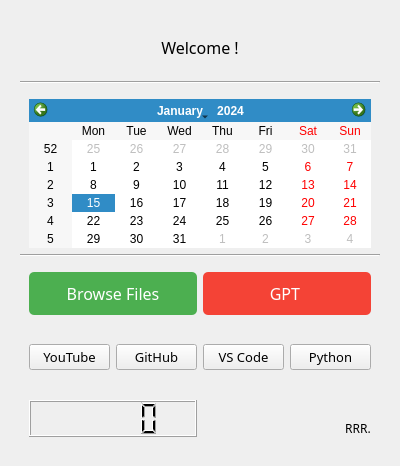
<?xml version="1.0" encoding="UTF-8"?>
<ui version="4.0">
 <class>Form</class>
 <widget class="QWidget" name="Form">
  <property name="windowModality">
   <enum>Qt::WindowModal</enum>
  </property>
  <property name="geometry">
   <rect>
    <x>0</x>
    <y>0</y>
    <width>400</width>
    <height>466</height>
   </rect>
  </property>
  <property name="sizePolicy">
   <sizepolicy hsizetype="Expanding" vsizetype="Expanding">
    <horstretch>0</horstretch>
    <verstretch>0</verstretch>
   </sizepolicy>
  </property>
  <property name="minimumSize">
   <size>
    <width>400</width>
    <height>300</height>
   </size>
  </property>
  <property name="windowTitle">
   <string>Form</string>
  </property>
  <layout class="QHBoxLayout" name="horizontalLayout_8">
   <item>
    <widget class="QFrame" name="gridFrame_2">
     <layout class="QGridLayout" name="gridLayout_5">
      <item row="1" column="0">
       <widget class="Line" name="line_2">
        <property name="orientation">
         <enum>Qt::Horizontal</enum>
        </property>
       </widget>
      </item>
      <item row="5" column="0">
       <widget class="QFrame" name="horizontalFrame">
        <layout class="QHBoxLayout" name="horizontalLayout_4">
         <item>
          <widget class="QPushButton" name="pushButton_7">
           <property name="font">
            <font>
             <family>Bahnschrift</family>
             <pointsize>-1</pointsize>
            </font>
           </property>
           <property name="styleSheet">
            <string notr="true">QPushButton {
    background-color: #4CAF50;
    color: white;
    border: none;
    padding: 10px;
    font-size: 16px;
    border-radius: 5px;
}
QPushButton:hover {
    background-color: #45a049;
}
QPushButton:pressed {
    background-color: #2d7035;
}
</string>
           </property>
           <property name="text">
            <string>Browse Files</string>
           </property>
          </widget>
         </item>
         <item>
          <widget class="QPushButton" name="pushButton_8">
           <property name="font">
            <font>
             <family>Bahnschrift</family>
             <pointsize>-1</pointsize>
            </font>
           </property>
           <property name="styleSheet">
            <string notr="true">QPushButton {
    background-color: #F44336;  /* Merah awal */
    color: white;
    border: none;
    padding: 10px;
    font-size: 16px;
    border-radius: 5px;
}
QPushButton:hover {
    background-color: #EF9A9A;  /* Merah lebih terang saat hover */
}
QPushButton:pressed {
    background-color: #B71C1C;  /* Merah lebih gelap saat klik */
}
</string>
           </property>
           <property name="text">
            <string>GPT </string>
           </property>
          </widget>
         </item>
        </layout>
       </widget>
      </item>
      <item row="4" column="0">
       <widget class="Line" name="line">
        <property name="orientation">
         <enum>Qt::Horizontal</enum>
        </property>
       </widget>
      </item>
      <item row="6" column="0">
       <widget class="QFrame" name="horizontalFrame_2">
        <layout class="QHBoxLayout" name="horizontalLayout_6">
         <item>
          <widget class="QPushButton" name="pushButton_3">
           <property name="font">
            <font>
             <family>Bahnschrift</family>
             <pointsize>10</pointsize>
            </font>
           </property>
           <property name="text">
            <string>YouTube</string>
           </property>
          </widget>
         </item>
         <item>
          <widget class="QPushButton" name="pushButton_4">
           <property name="font">
            <font>
             <family>Bahnschrift</family>
             <pointsize>10</pointsize>
            </font>
           </property>
           <property name="text">
            <string>GitHub</string>
           </property>
          </widget>
         </item>
         <item>
          <widget class="QPushButton" name="pushButton_5">
           <property name="font">
            <font>
             <family>Bahnschrift</family>
             <pointsize>10</pointsize>
            </font>
           </property>
           <property name="text">
            <string>VS Code</string>
           </property>
          </widget>
         </item>
         <item>
          <widget class="QPushButton" name="pushButton_6">
           <property name="font">
            <font>
             <family>Bahnschrift</family>
             <pointsize>10</pointsize>
            </font>
           </property>
           <property name="text">
            <string>Python</string>
           </property>
          </widget>
         </item>
        </layout>
       </widget>
      </item>
      <item row="0" column="0">
       <widget class="QLabel" name="label">
        <property name="font">
         <font>
          <family>Bahnschrift</family>
          <pointsize>12</pointsize>
         </font>
        </property>
        <property name="text">
         <string>Welcome !</string>
        </property>
        <property name="alignment">
         <set>Qt::AlignCenter</set>
        </property>
       </widget>
      </item>
      <item row="8" column="0">
       <widget class="QFrame" name="horizontalFrame_3">
        <layout class="QHBoxLayout" name="horizontalLayout_7">
         <item>
          <widget class="QLCDNumber" name="lcdCLock">
           <property name="font">
            <font>
             <pointsize>9</pointsize>
             <italic>false</italic>
             <bold>false</bold>
            </font>
           </property>
          </widget>
         </item>
         <item alignment="Qt::AlignRight|Qt::AlignBottom">
          <widget class="QLabel" name="label_3">
           <property name="font">
            <font>
             <family>Bahnschrift</family>
             <pointsize>9</pointsize>
            </font>
           </property>
           <property name="text">
            <string>RRR.</string>
           </property>
           <property name="alignment">
            <set>Qt::AlignCenter</set>
           </property>
          </widget>
         </item>
        </layout>
       </widget>
      </item>
      <item row="2" column="0" rowspan="2">
       <widget class="QFrame" name="gridFrame">
        <layout class="QVBoxLayout" name="verticalLayout" stretch="0">
         <property name="spacing">
          <number>4</number>
         </property>
         <property name="bottomMargin">
          <number>0</number>
         </property>
         <item>
          <widget class="QCalendarWidget" name="calendarWidget"/>
         </item>
        </layout>
       </widget>
      </item>
     </layout>
    </widget>
   </item>
  </layout>
 </widget>
 <resources/>
 <connections/>
</ui>
